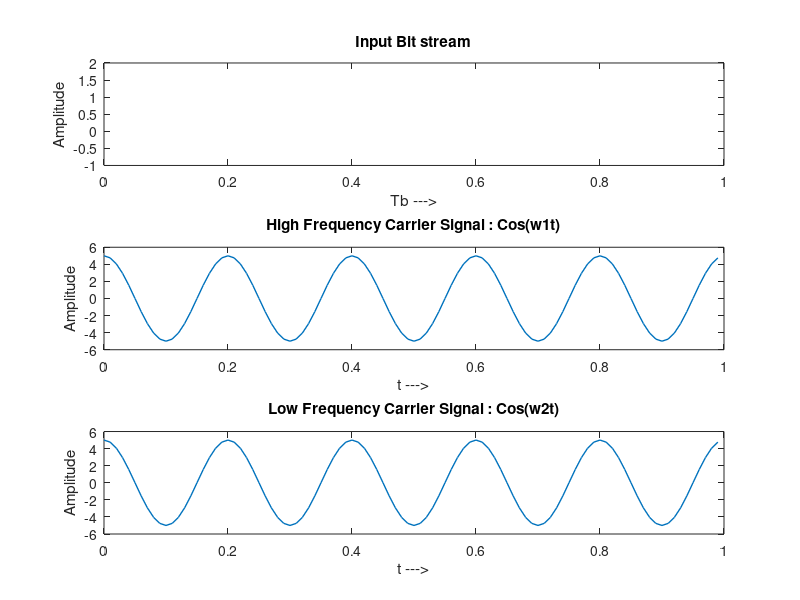
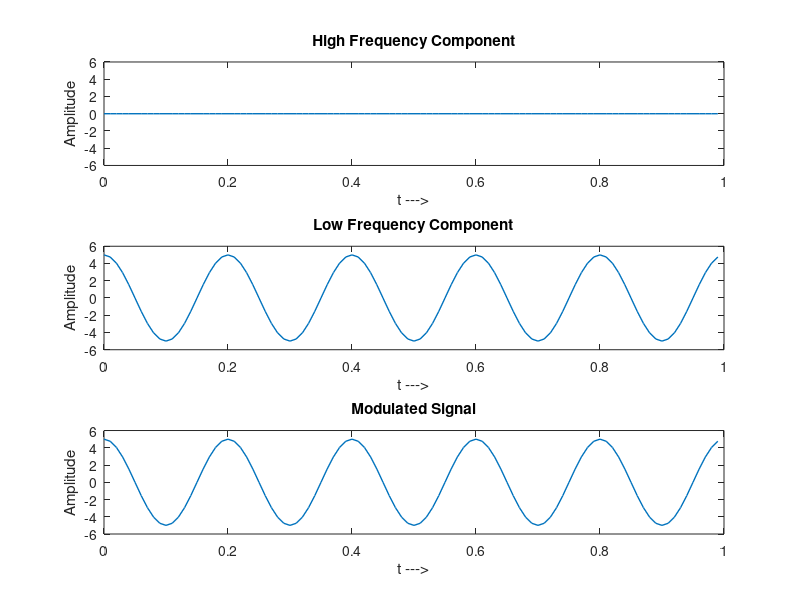
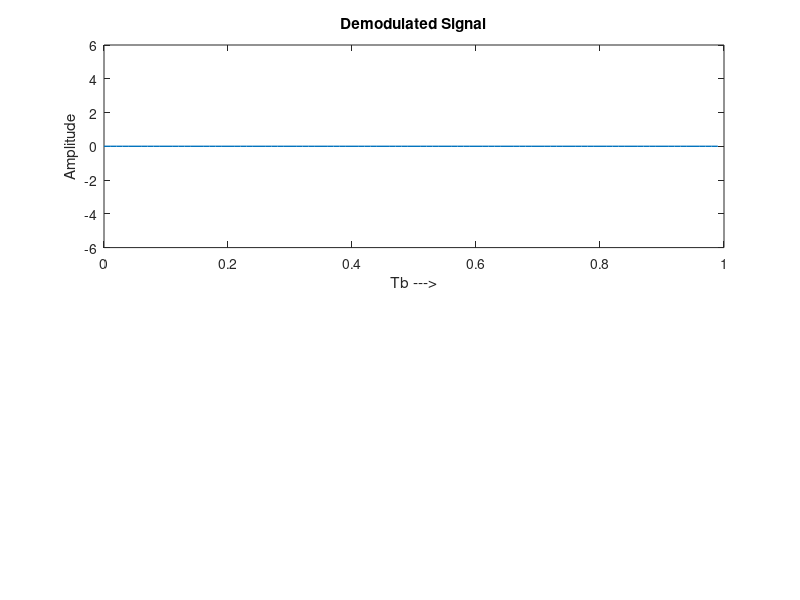

Here is the MATLAB script that generated these plots, in order:
clc
clear

data = input("Enter input bit stream : ", 's'); 
am = input("Enter carrier signal amplitude : ");
fc_high = input("Enter higher carrier frequency (<=30) : ");
fc_low = input("Enter lower carrier frequency (<=10) : ");

bits = [];
for i = 1:length(data)
    bits(i) = data(i) - '0'; 
end

bits = [bits bits(end)]; 

n = length(bits);
range = 0:n-1;

t = 0:0.01:(n-1.01);
% Carrier Signal
carrier_high = am*cos(2*pi*fc_high*t);
carrier_low = am*cos(2*pi*fc_low*t);

% For high frequency
fsk_high = [];
fsk_low = [];
k = 1;
m = 1;
for i=1:n-1
    for j=1:100
        if bits(k) == 1
            fsk_high(m) = carrier_high(m);
            fsk_low(m) = 0;
        else
            fsk_high(m) = 0;
            fsk_low(m) = carrier_low(m);
        end
        m = m+1;
    end
    k = k+1;
end

% Modulated Signal
modulated_signal = fsk_high + fsk_low;

% Demodulation Process -- Coherent
demod_high = fsk_high.*carrier_high;
demod_low = fsk_low.*carrier_low;

% Low-pass filtering
[b, a] = butter(6, fc_high * 2 * 0.01, 'low');
demod_filtered_high = filter(b, a, demod_high);

% Low-pass filtering
[b, a] = butter(6, fc_low * 2 * 0.01, 'low'); 
demod_filtered_low = filter(b, a, demod_low);

% Scaling filtered output by a factor of 2
demod_filtered_high  = demod_filtered_high*2;
demod_filtered_low = demod_filtered_low*2;

for i=1:length(t)
    if demod_filtered_high(i) > demod_filtered_low(i)
        demodulated_signal(i) = demod_filtered_high(i);
    else
        demodulated_signal(i) = 0;
    end
end

figure(1)
subplot(3,1,1)
stairs(range, bits, 'LineWidth', 2)
ylim([-1 2])
xlabel("Tb --->")
ylabel("Amplitude")
title("Input Bit stream")

subplot(3,1,2)
plot(t,carrier_high, 'LineWidth', 1)
xlabel("t --->")
ylabel("Amplitude")
ylim([-(am+1) am+1])
title("High Frequency Carrier Signal : Cos(w1t)")

subplot(3,1,3)
plot(t,carrier_low, 'LineWidth', 1)
ylim([-(am+1) am+1])
xlabel("t --->")
ylabel("Amplitude")
title("Low Frequency Carrier Signal : Cos(w2t)")

figure(2)
subplot(3,1,1)
plot(t,fsk_high, 'LineWidth',1)
ylim([-(am+1) am+1])
xlabel("t --->")
ylabel("Amplitude")
title("High Frequency Component")

subplot(3,1,2)
plot(t,fsk_low, 'LineWidth',1)
ylim([-(am+1) am+1])
xlabel("t --->")
ylabel("Amplitude")
title("Low Frequency Component")

subplot(3,1,3)
plot(t,modulated_signal, 'LineWidth',1)
ylim([-(am+1) am+1])
xlabel("t --->")
ylabel("Amplitude")
title("Modulated Signal")

figure(3)
subplot(2,1,1)
plot(t,demodulated_signal, 'LineWidth',1)
ylim([-(am+1) am+1])
xlabel("Tb --->")
ylabel("Amplitude")
title("Demodulated Signal")

